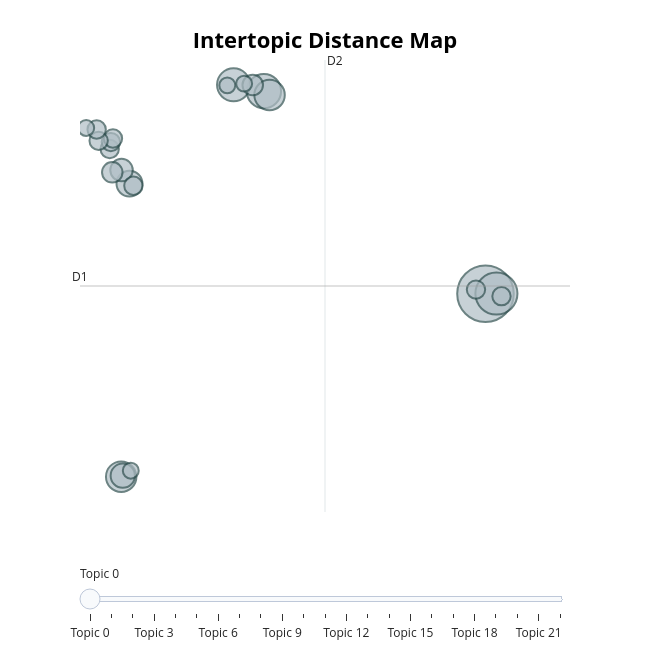

Write notebook code for a chart like this one.
### Code cell
# run this cell to visualize the topics
topic_model.visualize_topics()

### Figure 1 — Plotly figure (JSON) as saved in the notebook; plotly's stock layout.template omitted (floating-point values rounded to 4 significant figures)
{"data": [{"customdata": [[0, "america | people | americans | new | american", 38], [1, "world | people | new | american | america", 21], [2, "states | government | united | public | congress", 14], [3, "states | united | public | government | war", 13], [4, "government | work | public | congress | great", 11], [5, "world | peace | nations | soviet | nation", 11], [6, "government | states | law | united | gold", 8], [7, "national | government | ought | federal | public", 7], [8, "states | government | constitution | country | general", 6], [9, "states | government | united | year | public", 5], [10, "government | states | public | country | united", 5], [11, "information | provision | public | united | proper", 4], [12, "world | free | war | great | nations", 4], [13, "government | shall | military | islands | people", 4], [14, "government | states | united | year | congress", 4], [15, "states | constitution | government | congress | united", 4], [16, "year | government | states | congress | united", 4], [17, "states | government | united | constitution | congress", 4], [18, "treaty | united | states | spain | year", 4], [19, "years | world | new | peace | congress", 3], [20, "government | department | united | court | states", 3], [21, "congress | states | government | secretary | subject", 3], [22, "congress | states | power | june | year", 3]], "hovertemplate": "<b>Topic %{customdata[0]}</b><br>%{customdata[1]}<br>Size: %{customdata[2]}", "legendgroup": "", "marker": {"color": "#B0BEC5", "line": {"color": "DarkSlateGrey", "width": 2}, "size": [38, 21, 14, 13, 11, 11, 8, 7, 6, 5, 5, 4, 4, 4, 4, 4, 4, 4, 4, 3, 3, 3, 3], "sizemode": "area", "sizeref": 0.02375, "symbol": "circle"}, "mode": "markers", "name": "", "orientation": "v", "showlegend": false, "type": "scatter", "x": [14.66, 15.02, 7.288, 6.279, 7.476, 2.543, 2.818, 2.595, 2.554, 2.246, 6.917, 2.16, 15.19, 14.34, 2.198, 2.268, 2.948, 1.793, 1.726, 2.861, 6.071, 6.631, 1.379], "xaxis": "x", "y": [-2.806, -2.796, 7.994, 8.334, 7.79, -12.56, 3.065, -12.5, 3.789, 3.667, 8.327, 4.911, -2.936, -2.584, 5.281, 5.472, 2.953, 5.347, 5.95, -12.24, 8.303, 8.396, 6.033], "yaxis": "y"}], "layout": {"annotations": [{"showarrow": false, "text": "D1", "x": 1.173, "y": -2.392, "yshift": 10}, {"showarrow": false, "text": "D2", "x": 9.319, "xshift": 10, "y": 9.656}], "height": 650, "hoverlabel": {"bgcolor": "white", "font": {"family": "Rockwell", "size": 16}}, "legend": {"itemsizing": "constant", "tracegroupgap": 0}, "margin": {"t": 60}, "shapes": [{"line": {"color": "#CFD8DC", "width": 2}, "type": "line", "x0": 9.319, "x1": 9.319, "y0": -14.44, "y1": 9.656}, {"line": {"color": "#9E9E9E", "width": 2}, "type": "line", "x0": 1.173, "x1": 17.47, "y0": -2.392, "y1": -2.392}], "sliders": [{"active": 0, "pad": {"t": 50}, "steps": [{"args": [{"marker.color": [["red", "#B0BEC5", "#B0BEC5", "#B0BEC5", "#B0BEC5", "#B0BEC5", "#B0BEC5", "#B0BEC5", "#B0BEC5", "#B0BEC5", "#B0BEC5", "#B0BEC5", "#B0BEC5", "#B0BEC5", "#B0BEC5", "#B0BEC5", "#B0BEC5", "#B0BEC5", "#B0BEC5", "#B0BEC5", "#B0BEC5", "#B0BEC5", "#B0BEC5"]]}], "label": "Topic 0", "method": "update"}, {"args": [{"marker.color": [["#B0BEC5", "red", "#B0BEC5", "#B0BEC5", "#B0BEC5", "#B0BEC5", "#B0BEC5", "#B0BEC5", "#B0BEC5", "#B0BEC5", "#B0BEC5", "#B0BEC5", "#B0BEC5", "#B0BEC5", "#B0BEC5", "#B0BEC5", "#B0BEC5", "#B0BEC5", "#B0BEC5", "#B0BEC5", "#B0BEC5", "#B0BEC5", "#B0BEC5"]]}], "label": "Topic 1", "method": "update"}, {"args": [{"marker.color": [["#B0BEC5", "#B0BEC5", "red", "#B0BEC5", "#B0BEC5", "#B0BEC5", "#B0BEC5", "#B0BEC5", "#B0BEC5", "#B0BEC5", "#B0BEC5", "#B0BEC5", "#B0BEC5", "#B0BEC5", "#B0BEC5", "#B0BEC5", "#B0BEC5", "#B0BEC5", "#B0BEC5", "#B0BEC5", "#B0BEC5", "#B0BEC5", "#B0BEC5"]]}], "label": "Topic 2", "method": "update"}, {"args": [{"marker.color": [["#B0BEC5", "#B0BEC5", "#B0BEC5", "red", "#B0BEC5", "#B0BEC5", "#B0BEC5", "#B0BEC5", "#B0BEC5", "#B0BEC5", "#B0BEC5", "#B0BEC5", "#B0BEC5", "#B0BEC5", "#B0BEC5", "#B0BEC5", "#B0BEC5", "#B0BEC5", "#B0BEC5", "#B0BEC5", "#B0BEC5", "#B0BEC5", "#B0BEC5"]]}], "label": "Topic 3", "method": "update"}, {"args": [{"marker.color": [["#B0BEC5", "#B0BEC5", "#B0BEC5", "#B0BEC5", "red", "#B0BEC5", "#B0BEC5", "#B0BEC5", "#B0BEC5", "#B0BEC5", "#B0BEC5", "#B0BEC5", "#B0BEC5", "#B0BEC5", "#B0BEC5", "#B0BEC5", "#B0BEC5", "#B0BEC5", "#B0BEC5", "#B0BEC5", "#B0BEC5", "#B0BEC5", "#B0BEC5"]]}], "label": "Topic 4", "method": "update"}, {"args": [{"marker.color": [["#B0BEC5", "#B0BEC5", "#B0BEC5", "#B0BEC5", "#B0BEC5", "red", "#B0BEC5", "#B0BEC5", "#B0BEC5", "#B0BEC5", "#B0BEC5", "#B0BEC5", "#B0BEC5", "#B0BEC5", "#B0BEC5", "#B0BEC5", "#B0BEC5", "#B0BEC5", "#B0BEC5", "#B0BEC5", "#B0BEC5", "#B0BEC5", "#B0BEC5"]]}], "label": "Topic 5", "method": "update"}, {"args": [{"marker.color": [["#B0BEC5", "#B0BEC5", "#B0BEC5", "#B0BEC5", "#B0BEC5", "#B0BEC5", "red", "#B0BEC5", "#B0BEC5", "#B0BEC5", "#B0BEC5", "#B0BEC5", "#B0BEC5", "#B0BEC5", "#B0BEC5", "#B0BEC5", "#B0BEC5", "#B0BEC5", "#B0BEC5", "#B0BEC5", "#B0BEC5", "#B0BEC5", "#B0BEC5"]]}], "label": "Topic 6", "method": "update"}, {"args": [{"marker.color": [["#B0BEC5", "#B0BEC5", "#B0BEC5", "#B0BEC5", "#B0BEC5", "#B0BEC5", "#B0BEC5", "red", "#B0BEC5", "#B0BEC5", "#B0BEC5", "#B0BEC5", "#B0BEC5", "#B0BEC5", "#B0BEC5", "#B0BEC5", "#B0BEC5", "#B0BEC5", "#B0BEC5", "#B0BEC5", "#B0BEC5", "#B0BEC5", "#B0BEC5"]]}], "label": "Topic 7", "method": "update"}, {"args": [{"marker.color": [["#B0BEC5", "#B0BEC5", "#B0BEC5", "#B0BEC5", "#B0BEC5", "#B0BEC5", "#B0BEC5", "#B0BEC5", "red", "#B0BEC5", "#B0BEC5", "#B0BEC5", "#B0BEC5", "#B0BEC5", "#B0BEC5", "#B0BEC5", "#B0BEC5", "#B0BEC5", "#B0BEC5", "#B0BEC5", "#B0BEC5", "#B0BEC5", "#B0BEC5"]]}], "label": "Topic 8", "method": "update"}, {"args": [{"marker.color": [["#B0BEC5", "#B0BEC5", "#B0BEC5", "#B0BEC5", "#B0BEC5", "#B0BEC5", "#B0BEC5", "#B0BEC5", "#B0BEC5", "red", "#B0BEC5", "#B0BEC5", "#B0BEC5", "#B0BEC5", "#B0BEC5", "#B0BEC5", "#B0BEC5", "#B0BEC5", "#B0BEC5", "#B0BEC5", "#B0BEC5", "#B0BEC5", "#B0BEC5"]]}], "label": "Topic 9", "method": "update"}, {"args": [{"marker.color": [["#B0BEC5", "#B0BEC5", "#B0BEC5", "#B0BEC5", "#B0BEC5", "#B0BEC5", "#B0BEC5", "#B0BEC5", "#B0BEC5", "#B0BEC5", "red", "#B0BEC5", "#B0BEC5", "#B0BEC5", "#B0BEC5", "#B0BEC5", "#B0BEC5", "#B0BEC5", "#B0BEC5", "#B0BEC5", "#B0BEC5", "#B0BEC5", "#B0BEC5"]]}], "label": "Topic 10", "method": "update"}, {"args": [{"marker.color": [["#B0BEC5", "#B0BEC5", "#B0BEC5", "#B0BEC5", "#B0BEC5", "#B0BEC5", "#B0BEC5", "#B0BEC5", "#B0BEC5", "#B0BEC5", "#B0BEC5", "red", "#B0BEC5", "#B0BEC5", "#B0BEC5", "#B0BEC5", "#B0BEC5", "#B0BEC5", "#B0BEC5", "#B0BEC5", "#B0BEC5", "#B0BEC5", "#B0BEC5"]]}], "label": "Topic 11", "method": "update"}, {"args": [{"marker.color": [["#B0BEC5", "#B0BEC5", "#B0BEC5", "#B0BEC5", "#B0BEC5", "#B0BEC5", "#B0BEC5", "#B0BEC5", "#B0BEC5", "#B0BEC5", "#B0BEC5", "#B0BEC5", "red", "#B0BEC5", "#B0BEC5", "#B0BEC5", "#B0BEC5", "#B0BEC5", "#B0BEC5", "#B0BEC5", "#B0BEC5", "#B0BEC5", "#B0BEC5"]]}], "label": "Topic 12", "method": "update"}, {"args": [{"marker.color": [["#B0BEC5", "#B0BEC5", "#B0BEC5", "#B0BEC5", "#B0BEC5", "#B0BEC5", "#B0BEC5", "#B0BEC5", "#B0BEC5", "#B0BEC5", "#B0BEC5", "#B0BEC5", "#B0BEC5", "red", "#B0BEC5", "#B0BEC5", "#B0BEC5", "#B0BEC5", "#B0BEC5", "#B0BEC5", "#B0BEC5", "#B0BEC5", "#B0BEC5"]]}], "label": "Topic 13", "method": "update"}, {"args": [{"marker.color": [["#B0BEC5", "#B0BEC5", "#B0BEC5", "#B0BEC5", "#B0BEC5", "#B0BEC5", "#B0BEC5", "#B0BEC5", "#B0BEC5", "#B0BEC5", "#B0BEC5", "#B0BEC5", "#B0BEC5", "#B0BEC5", "red", "#B0BEC5", "#B0BEC5", "#B0BEC5", "#B0BEC5", "#B0BEC5", "#B0BEC5", "#B0BEC5", "#B0BEC5"]]}], "label": "Topic 14", "method": "update"}, {"args": [{"marker.color": [["#B0BEC5", "#B0BEC5", "#B0BEC5", "#B0BEC5", "#B0BEC5", "#B0BEC5", "#B0BEC5", "#B0BEC5", "#B0BEC5", "#B0BEC5", "#B0BEC5", "#B0BEC5", "#B0BEC5", "#B0BEC5", "#B0BEC5", "red", "#B0BEC5", "#B0BEC5", "#B0BEC5", "#B0BEC5", "#B0BEC5", "#B0BEC5", "#B0BEC5"]]}], "label": "Topic 15", "method": "update"}, {"args": [{"marker.color": [["#B0BEC5", "#B0BEC5", "#B0BEC5", "#B0BEC5", "#B0BEC5", "#B0BEC5", "#B0BEC5", "#B0BEC5", "#B0BEC5", "#B0BEC5", "#B0BEC5", "#B0BEC5", "#B0BEC5", "#B0BEC5", "#B0BEC5", "#B0BEC5", "red", "#B0BEC5", "#B0BEC5", "#B0BEC5", "#B0BEC5", "#B0BEC5", "#B0BEC5"]]}], "label": "Topic 16", "method": "update"}, {"args": [{"marker.color": [["#B0BEC5", "#B0BEC5", "#B0BEC5", "#B0BEC5", "#B0BEC5", "#B0BEC5", "#B0BEC5", "#B0BEC5", "#B0BEC5", "#B0BEC5", "#B0BEC5", "#B0BEC5", "#B0BEC5", "#B0BEC5", "#B0BEC5", "#B0BEC5", "#B0BEC5", "red", "#B0BEC5", "#B0BEC5", "#B0BEC5", "#B0BEC5", "#B0BEC5"]]}], "label": "Topic 17", "method": "update"}, {"args": [{"marker.color": [["#B0BEC5", "#B0BEC5", "#B0BEC5", "#B0BEC5", "#B0BEC5", "#B0BEC5", "#B0BEC5", "#B0BEC5", "#B0BEC5", "#B0BEC5", "#B0BEC5", "#B0BEC5", "#B0BEC5", "#B0BEC5", "#B0BEC5", "#B0BEC5", "#B0BEC5", "#B0BEC5", "red", "#B0BEC5", "#B0BEC5", "#B0BEC5", "#B0BEC5"]]}], "label": "Topic 18", "method": "update"}, {"args": [{"marker.color": [["#B0BEC5", "#B0BEC5", "#B0BEC5", "#B0BEC5", "#B0BEC5", "#B0BEC5", "#B0BEC5", "#B0BEC5", "#B0BEC5", "#B0BEC5", "#B0BEC5", "#B0BEC5", "#B0BEC5", "#B0BEC5", "#B0BEC5", "#B0BEC5", "#B0BEC5", "#B0BEC5", "#B0BEC5", "red", "#B0BEC5", "#B0BEC5", "#B0BEC5"]]}], "label": "Topic 19", "method": "update"}, {"args": [{"marker.color": [["#B0BEC5", "#B0BEC5", "#B0BEC5", "#B0BEC5", "#B0BEC5", "#B0BEC5", "#B0BEC5", "#B0BEC5", "#B0BEC5", "#B0BEC5", "#B0BEC5", "#B0BEC5", "#B0BEC5", "#B0BEC5", "#B0BEC5", "#B0BEC5", "#B0BEC5", "#B0BEC5", "#B0BEC5", "#B0BEC5", "red", "#B0BEC5", "#B0BEC5"]]}], "label": "Topic 20", "method": "update"}, {"args": [{"marker.color": [["#B0BEC5", "#B0BEC5", "#B0BEC5", "#B0BEC5", "#B0BEC5", "#B0BEC5", "#B0BEC5", "#B0BEC5", "#B0BEC5", "#B0BEC5", "#B0BEC5", "#B0BEC5", "#B0BEC5", "#B0BEC5", "#B0BEC5", "#B0BEC5", "#B0BEC5", "#B0BEC5", "#B0BEC5", "#B0BEC5", "#B0BEC5", "red", "#B0BEC5"]]}], "label": "Topic 21", "method": "update"}, {"args": [{"marker.color": [["#B0BEC5", "#B0BEC5", "#B0BEC5", "#B0BEC5", "#B0BEC5", "#B0BEC5", "#B0BEC5", "#B0BEC5", "#B0BEC5", "#B0BEC5", "#B0BEC5", "#B0BEC5", "#B0BEC5", "#B0BEC5", "#B0BEC5", "#B0BEC5", "#B0BEC5", "#B0BEC5", "#B0BEC5", "#B0BEC5", "#B0BEC5", "#B0BEC5", "red"]]}], "label": "Topic 22", "method": "update"}]}], "title": {"font": {"color": "Black", "size": 22}, "text": "<b>Intertopic Distance Map</b>", "x": 0.5, "xanchor": "center", "y": 0.95, "yanchor": "top"}, "width": 650, "xaxis": {"anchor": "y", "domain": [0, 1], "range": [1.173, 17.47], "title": {"text": ""}, "visible": false}, "yaxis": {"anchor": "x", "domain": [0, 1], "range": [-14.44, 9.656], "title": {"text": ""}, "visible": false}}}
